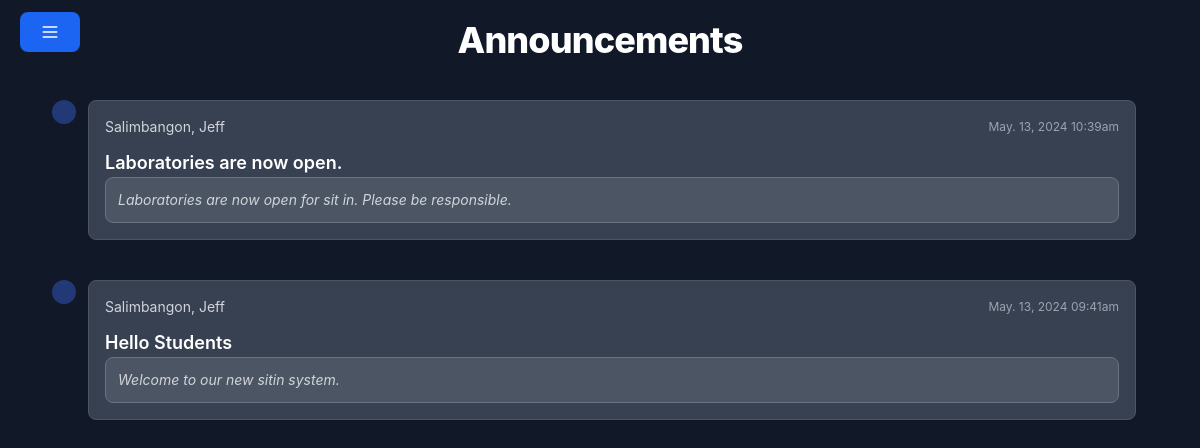
The page /announcements/index.php (signed in) on the database as committed earlier.
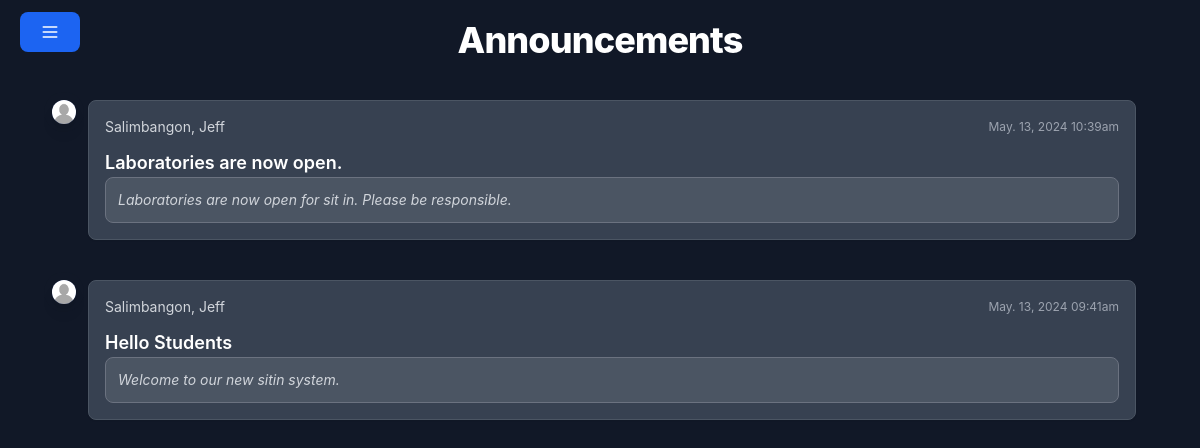
The same page on the database as committed later.
### tables this page shows
CREATE TABLE `announcements` (
  `id` int(11) NOT NULL,
  `userId` int(11) DEFAULT NULL,
  `datecreated` datetime DEFAULT current_timestamp(),
  `title` varchar(100) NOT NULL,
  `message` varchar(255) NOT NULL
);

CREATE TABLE `users` (
  `user_ID` int(11) NOT NULL,
  `idno` int(11) DEFAULT NULL,
  `firstname` varchar(80) NOT NULL,
  `middlename` varchar(80) NOT NULL,
  `lastname` varchar(80) NOT NULL,
  `age` int(11) NOT NULL,
  `yearlevel` int(11) DEFAULT NULL,
  `gender` varchar(50) NOT NULL,
  `contact` varchar(50) NOT NULL,
  `email` varchar(50) NOT NULL,
  `profilePath` varchar(255) DEFAULT '"/sitin/assets/images/profiles/nopfp.png"',
  `address` varchar(50) NOT NULL,
  `sessions` int(11) DEFAULT 30,
  `role` varchar(30) NOT NULL DEFAULT 'student',
  `password` varchar(80) NOT NULL
);

### announcements/index.php (the view, shortened to what this page needs)
<?php
    require_once '../config/dbconn.php';
    $announcements = array();
    $query = "SELECT a.id,a.datecreated,a.title,a.message,u.firstname,u.lastname,u.profilePath FROM announcements a JOIN users u ON a.userId = u.user_ID ORDER BY a.datecreated DESC";
    $query_run = mysqli_query($conn,$query);
    if ($query_run) {
        while ($row = mysqli_fetch_assoc($query_run)) {
            $announcements[] = $row;
        }
    }
?>
<!DOCTYPE html>
<html lang="en">
<head>
    <link rel="stylesheet" href="../style.css">
    <link rel="stylesheet" href="../assets//css//flowbite.mini.css">
</head>
<body class="dark bg-gray-900">
    <?php include '../includes/header.php' ?>
    <div class="px-4 mt-5 mb-5">
        <h2 class="mb-4 text-center text-2xl m-auto font-extrabold leading-none tracking-tight text-gray-900 md:text-4xl dark:text-white">Announcements</h2>
        <div class="max-w-full m-auto p-6" style="max-width:70rem;margin: auto;">
            <ol class="relative border-gray-200 dark:border-gray-700">
                <?php foreach($announcements as $announcement): ?>
                    <li class="mb-10 ms-6">
                            <span class="absolute flex items-center justify-center w-6 h-6 bg-blue-100 rounded-full -start-3 ring-8 ring-white dark:ring-gray-900 dark:bg-blue-900">
                                <img class="rounded-full shadow-lg" src="<?= $announcement['profilePath'] ?>" />
                            </span>
                            <div class="p-4 bg-white border border-gray-200 rounded-lg shadow-sm dark:bg-gray-700 dark:border-gray-600">
                                <div class="items-center justify-between mb-3 sm:flex">
                                    <time class="mb-1 text-xs font-normal text-gray-400 sm:order-last sm:mb-0"><?= date('M. d, Y h:ia', strtotime($announcement['datecreated']))?></time>
                                    <div class="text-sm font-normal text-gray-500 lex dark:text-gray-300"><?= $announcement['lastname'] . ', ' . $announcement['firstname']?></div>
                                </div>
                                <p class="font-semibold text-lg text-gray-900 dark:text-white"><?= $announcement['title']?></p>
                                <div class="p-3 text-sm italic font-normal text-gray-500 border border-gray-200 rounded-lg bg-gray-50 dark:bg-gray-600 dark:border-gray-500 dark:text-gray-300">
                                    <?= $announcement['message']?>
                                </div>
                            </div>
                        </li>
                <?php endforeach; ?>
            </ol>
        </div>
    </div>
</body>
</html>

Rows that differ between the two databases and show on the page:
changed through a linked row, announcements "Laboratories are now open.": userId.profilePath: picture added
changed through a linked row, announcements "Hello Students": userId.profilePath: picture added
